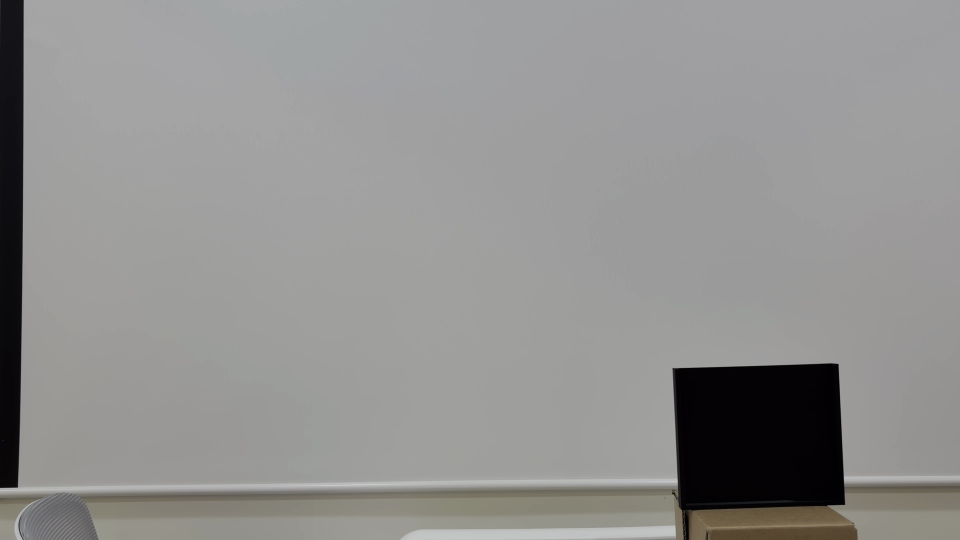
#> input picture plate.jpg, 1920 x 1080 px, found by its file name (shown at 1/2 size)
$ python register.py plate.jpg --edit parts.yaml --surface poster
#> lines starting #> are read from the running program, lines starting #| are printed output that depends on the picture; after the words box and inside, x2 and y2 are one past the last pixel; in counts of white or black regions, pixels touching at a corner belong together
### paths.py
"""Where runtime data lives.

Code stays in the repo; everything a session produces or consumes -- captures,
calibrations, dictionaries, logs -- lives in data/ and is not tracked. Set
LUXMEA_DATA to point somewhere else, e.g. one folder per demo object.

Bare filenames resolve into that directory; anything with a path separator or
an absolute path is used as given, so command-line arguments still work.
"""
import os

ROOT = os.path.dirname(os.path.abspath(__file__))
DATA = os.environ.get("LUXMEA_DATA") or os.path.join(ROOT, "data")


def data_path(name):
    """Resolve a data file name to a full path."""
    if not name:
        return name
    if os.path.isabs(name) or os.path.dirname(name):
        return name
    return os.path.join(DATA, name)


# [5 lines left out: function data_glob, not called in this run]


def ensure_data():
    os.makedirs(DATA, exist_ok=True)
    return DATA

### register.py
"""Click parts on a photo to build parts.yaml.

    python3 register.py plate.jpg --edit parts.yaml --surface poster

    c r x e o l   shape: circle rect crosshair ellipse roundrect underline
    click         place at default size
    click + drag  place and size in one gesture
    [ ]           resize the part just placed
    u             undo      s  save and quit      ESC  quit without saving

Anchors are stored normalised, so they survive a change of capture resolution.
Parts linked with `link:` light up together, whichever one is spoken."""
from __future__ import annotations
import sys
import cv2
import yaml
from paths import data_path, ensure_data

parts = {}
R_DEFAULT = 0.03
W_DEFAULT, H_DEFAULT = 0.05, 0.02
RX_DEFAULT, RY_DEFAULT = 0.04, 0.02
MODE_KEYS = {"c": "circle", "r": "rect", "x": "crosshair",
            "e": "ellipse", "o": "roundrect", "l": "underline"}

state = {"mode": "circle", "dragging": False, "start": None, "cur": None,
         "last": None, "surface": None}


# [25 lines left out: functions default_shape, shape_from_drag, not called in this run]


def draw_shape(img, anchor, shape, w, h, color):
    ax, ay = anchor
    cx, cy = int(ax * w), int(ay * h)
    t = shape.get("type", "circle")
    if t in ("rect", "roundrect"):
        rw, rh = int(shape["w_norm"] * w / 2), int(shape["h_norm"] * h / 2)
        cv2.rectangle(img, (cx - rw, cy - rh), (cx + rw, cy + rh), color, 2, cv2.LINE_AA)
    elif t == "ellipse":
        rx, ry = max(int(shape["rx_norm"] * w), 1), max(int(shape["ry_norm"] * h), 1)
        cv2.ellipse(img, (cx, cy), (rx, ry), 0, 0, 360, color, 2, cv2.LINE_AA)
    elif t == "underline":
        hw = int(shape["w_norm"] * w / 2)
        cv2.line(img, (cx - hw, cy), (cx + hw, cy), color, 2, cv2.LINE_AA)
    else:
        r = int(shape.get("r_norm", R_DEFAULT) * w)
        cv2.circle(img, (cx, cy), r, color, 2, cv2.LINE_AA)
        if t == "crosshair":
            cv2.drawMarker(img, (cx, cy), color, cv2.MARKER_CROSS, max(r, 8), 1)
    cv2.circle(img, (cx, cy), 3, color, -1)


def redraw(base):
    img = base.copy()
    h, w = img.shape[:2]
    for pid, p in parts.items():
        same = (p.get("surface") == state["surface"])
        col = (60, 255, 60) if same else (110, 110, 110)
        draw_shape(img, p["anchor"], p["shape"], w, h, col)
        ax, ay = p["anchor"]
        c = (int(ax * w), int(ay * h))
        label = pid if same else f"{pid}({p.get('surface') or '-'})"
        cv2.putText(img, label, (c[0] + 8, c[1] - 8), cv2.FONT_HERSHEY_SIMPLEX,
                    0.6, col, 1, cv2.LINE_AA)

    if state["dragging"] and state["start"] and state["cur"]:
        x0, y0 = state["start"]
        preview = shape_from_drag(state["start"], state["cur"], w, h, state["mode"])
        draw_shape(img, (x0 / w, y0 / h), preview, w, h, (0, 220, 255))

    sfx = f"surface: {state['surface']}   " if state["surface"] else ""
    cv2.putText(img, f"{sfx}mode: {state['mode']}  (c=circle r=rect x=crosshair "
                     f"e=ellipse o=roundrect l=underline)",
                (14, 20), cv2.FONT_HERSHEY_SIMPLEX, 0.55, (0, 220, 255), 1, cv2.LINE_AA)
    n_here = sum(1 for p in parts.values() if p.get("surface") == state["surface"])
    cv2.putText(img, f"parts: {n_here}/{len(parts)}   "
                     f"[s]save [u]undo [ ][ ]resize [ESC]quit",
                (14, 44), cv2.FONT_HERSHEY_SIMPLEX, 0.55, (200, 200, 200), 1, cv2.LINE_AA)
    return img


def main():
    if len(sys.argv) < 2:
        print(__doc__); return
    path = sys.argv[1]
    out = "parts.yaml"
    if "--edit" in sys.argv:
        out = sys.argv[sys.argv.index("--edit") + 1]
        try:
            parts.update(yaml.safe_load(open(data_path(out)))["parts"])
            print(f"[i] 기존 {len(parts)}개 로드")
        except Exception:
            pass
    if "--surface" in sys.argv:
        state["surface"] = sys.argv[sys.argv.index("--surface") + 1]
        print(f"[i] 이번에 찍는 부위는 surface: {state['surface']} 로 기록된다")
        print("    (app.py 가 이 태그를 보고 calib_<surface>.json 을 물린다)")
    else:
        tagged = {p.get("surface") for p in parts.values() if p.get("surface")}
        if tagged:
            print(f"[!] 기존 파일에 표면 태그 {sorted(tagged)} 가 있는데 --surface 를 안 줬다.")
            print("    지금 찍는 부위에는 태그가 안 붙어 app.py 가 이중표면으로 못 읽는다.")

    base = cv2.imread(data_path(path))
#> base is the input picture: shape (1080, 1920, 3); mean B, G, R 144.4, 145.6, 146.1
    if base is None:
        print(f"[!] 이미지를 못 읽음: {path}"); return
    h, w = base.shape[:2]
#> h = 1080; w = 1920
    if w > 1400:
        base = cv2.resize(base, (1400, int(h * 1400 / w))); h, w = base.shape[:2]
#> after `h, w = base.shape[:2]`: h = 787; w = 1400

    win = "register"

    # [37 lines left out: function on_mouse, not called in this run]

    cv2.namedWindow(win)
    cv2.setMouseCallback(win, on_mouse)
    print(__doc__)
    while True:
        cv2.imshow(win, redraw(base))
#> the loop in redraw, `for pid, p in parts.items():` made 15 passes
#> t in draw_shape on passes 6 to 15: 'crosshair', 'crosshair', 'crosshair', 'crosshair', 'crosshair', 'crosshair', 'crosshair', 'crosshair', 'crosshair', 'crosshair'
#> (t in draw_shape, rw in draw_shape, rh in draw_shape) on passes 1 to 5: ('roundrect', 90, 30), ('roundrect', 76, 18), ('roundrect', 76, 18), ('roundrect', 76, 18), ('roundrect', 48, 18)
#> after the loop in redraw, `for pid, p in parts.items():`:
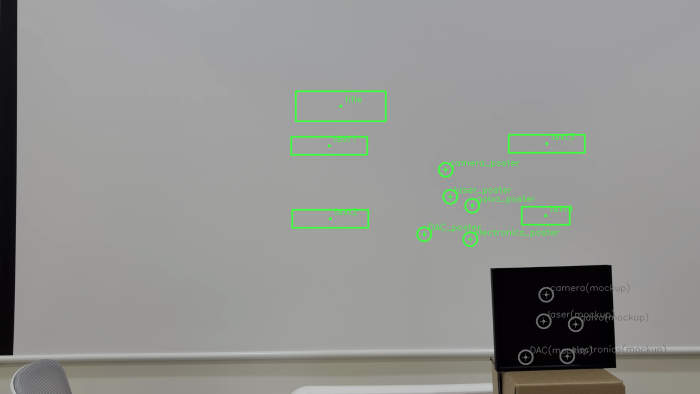
#> img: shape (787, 1400, 3) (shown at 1/2 size); mean B, G, R 143.8, 146.9, 145.4
#> in redraw, `cv2.putText(img, f"{sfx}mode: {state['mode']}  (c=circle r=rect x=cros..`:
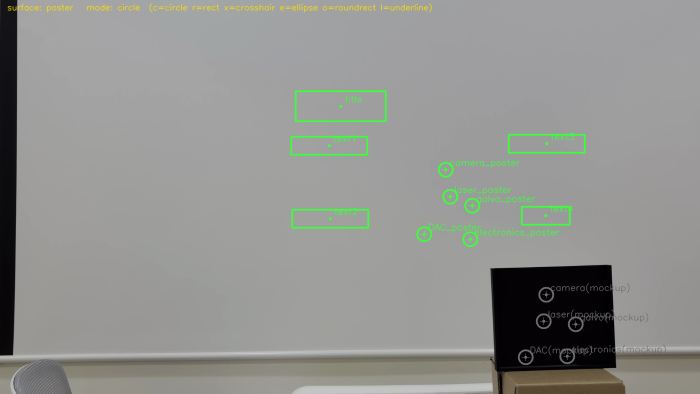
#> img: shape (787, 1400, 3) (shown at 1/2 size); 0.45% of pixels changed, all inside (x1, y1, x2, y2) = (14, 6, 864, 25)
#> in redraw, `cv2.putText(img, f"parts: {n_here}/{len(parts)}   " f"[s]save [u]undo ..`: img: shape (787, 1400, 3); 0.25% of pixels changed, all inside (x1, y1, x2, y2) = (15, 29, 491, 50)
        k = cv2.waitKey(30) & 0xFF
#> (key Esc is pressed here)
        if k == 27:
            print("[i] 저장 없이 종료"); break
        if k == ord("s"):
            ensure_data()
            with open(data_path(out), "w") as f:
                yaml.safe_dump({"object": "mockup_v1", "parts": parts}, f,
                               allow_unicode=True, sort_keys=False)
            print(f"[i] {out} 저장 ({len(parts)}개 부위)"); break
        if k == ord("u") and parts:
            parts.pop(next(reversed(parts))); print(f"[i] 취소 ({len(parts)}개)")
        if chr(k) in MODE_KEYS:
            state["mode"] = MODE_KEYS[chr(k)]
            print(f"  [i] 모드: {state['mode']}")
        if k in (ord("["), ord("]")) and state["last"] in parts:
            d = -0.005 if k == ord("[") else 0.005
            sh = parts[state["last"]]["shape"]
            t = sh.get("type")
            if t in ("rect", "roundrect"):
                sh["w_norm"] = max(0.01, round(sh["w_norm"] + d, 4))
                sh["h_norm"] = max(0.01, round(sh["h_norm"] + d, 4))
            elif t == "ellipse":
                sh["rx_norm"] = max(0.01, round(sh["rx_norm"] + d, 4))
                sh["ry_norm"] = max(0.01, round(sh["ry_norm"] + d, 4))
            elif t == "underline":
                sh["w_norm"] = max(0.01, round(sh["w_norm"] + d, 4))
            else:
                sh["r_norm"] = max(0.01, round(sh.get("r_norm", R_DEFAULT) + d, 4))
    cv2.destroyAllWindows()


if __name__ == "__main__":
    main()
